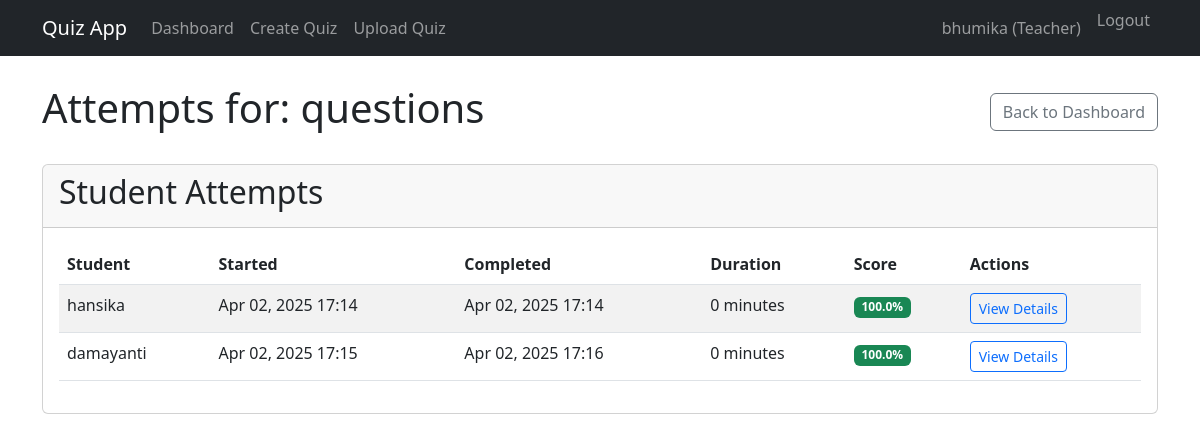
/quiz/2/attempts/ (signed in), run on the app's committed database.
### quiz_app/models.py (models this page shows, shortened)
class User(AbstractUser):
    USER_TYPE_CHOICES = (
        ('student', 'Student'),
        ('teacher', 'Teacher'),
    )
    user_type = models.CharField(max_length=10, choices=USER_TYPE_CHOICES)
    email = models.EmailField(unique=True)

class Quiz(models.Model):
    title = models.CharField(max_length=255)
    description = models.TextField(blank=True)
    teacher = models.ForeignKey(User, on_delete=models.CASCADE, related_name='created_quizzes')
    time_limit = models.IntegerField(help_text="Time limit in minutes")
    created_at = models.DateTimeField(auto_now_add=True)
    updated_at = models.DateTimeField(auto_now=True)

class QuizAttempt(models.Model):
    quiz = models.ForeignKey(Quiz, on_delete=models.CASCADE, related_name='attempts')
    student = models.ForeignKey(User, on_delete=models.CASCADE, related_name='quiz_attempts')
    start_time = models.DateTimeField(auto_now_add=True)
    end_time = models.DateTimeField(null=True, blank=True)
    score = models.FloatField(null=True, blank=True)
    completed = models.BooleanField(default=False)

### quiz_app/views.py (the view)
# urls.py: path('quiz/<int:quiz_id>/attempts/', views.view_quiz_attempts, name='view_quiz_attempts'),
@login_required
def view_quiz_attempts(request, quiz_id):
    if request.user.user_type != 'teacher':
        return HttpResponseForbidden("Only teachers can view quiz attempts")
    quiz = get_object_or_404(Quiz, id=quiz_id, teacher=request.user)
    attempts = QuizAttempt.objects.filter(quiz=quiz, completed=True).select_related('student')
    context = {
        'quiz': quiz,
        'attempts': attempts,
    }
    return render(request, 'quiz_app/view_quiz_attempts.html', context)

### templates/quiz_app/view_quiz_attempts.html (shortened to what this page needs)
{% extends 'quiz_app/base.html' %}
{% block content %}
<div class="d-flex justify-content-between align-items-center mb-4">
    <h1>Attempts for: {{ quiz.title }}</h1>
    <a href="{% url 'dashboard' %}" class="btn btn-outline-secondary">Back to Dashboard</a>
</div>
<div class="card">
    <div class="card-header">
        <h2>Student Attempts</h2>
    </div>
    <div class="card-body">
        {% if attempts %}
        <div class="table-responsive">
            <table class="table table-striped">
                <thead>
                    <tr>
                        <th>Student</th>
                        <th>Started</th>
                        <th>Completed</th>
                        <th>Duration</th>
                        <th>Score</th>
                        <th>Actions</th>
                    </tr>
                </thead>
                <tbody>
                    {% for attempt in attempts %}
                    <tr>
                        <td>{{ attempt.student.username }}</td>
                        <td>{{ attempt.start_time|date:"M d, Y H:i" }}</td>
                        <td>{{ attempt.end_time|date:"M d, Y H:i" }}</td>
                        <td>
                            {% with duration=attempt.end_time|timeuntil:attempt.start_time %}
                                {{ duration }}
                            {% endwith %}
                        </td>
                        <td>
                            <span class="badge bg-{% if attempt.score >= 70 %}success{% elif attempt.score >= 50 %}warning{% else %}danger{% endif %}">
                                {{ attempt.score|floatformat:1 }}%
                            </span>
                        </td>
                        <td>
                            <a href="{% url 'quiz_results' attempt.id %}" class="btn btn-sm btn-outline-primary">View Details</a>
                        </td>
                    </tr>
                    {% endfor %}
                </tbody>
            </table>
        </div>
        {% else %}
        <p class="text-muted">No students have attempted this quiz yet.</p>
        {% endif %}
    </div>
</div>
{% endblock %}

### templates/quiz_app/base.html (shortened to what this page needs)
<!DOCTYPE html>
<html lang="en">
<head>
    <link href="https://cdn.jsdelivr.net/npm/bootstrap@5.3.0-alpha1/dist/css/bootstrap.min.css" rel="stylesheet">
</head>
<body>
    <nav class="navbar navbar-expand-lg navbar-dark bg-dark fixed-top">
        <div class="container">
            <a class="navbar-brand" href="{% url 'home' %}">Quiz App</a>
            <div class="collapse navbar-collapse" id="navbarNav">
                <ul class="navbar-nav me-auto">
                    {% if user.is_authenticated %}
                    <li class="nav-item">
                        <a class="nav-link" href="{% url 'dashboard' %}">Dashboard</a>
                    </li>
                    {% if user.user_type == 'teacher' %}
                    <li class="nav-item">
                        <a class="nav-link" href="{% url 'create_quiz' %}">Create Quiz</a>
                    </li>
                    <li class="nav-item">
                        <a class="nav-link" href="{% url 'upload_quiz' %}">Upload Quiz</a>
                    </li>
                    {% endif %}
                    {% endif %}
                </ul>
                <ul class="navbar-nav">
                    {% if user.is_authenticated %}
                    <li class="nav-item">
                        <span class="nav-link">{{ user.username }} ({{ user.user_type|title }})</span>
                    </li>
                    <li class="nav-item">
                        <form method="post" action="{% url 'logout' %}" class="logout-button-form">
                            <button type="submit" class="nav-link btn btn-link">
                                Logout
                            </button>
                        </form>
                    </li>
                    {% else %}
                    <li class="nav-item">
                        <a class="nav-link" href="{% url 'login' %}">Login</a>
                    </li>
                    {% endif %}
                </ul>
            </div>
        </div>
    </nav>
    <div class="container mt-4">
        {% block content %}{% endblock %}
    </div>
</body>
</html>

### templates/quiz_app/base.html (style rules this page uses)
body { padding-top: 60px; padding-bottom: 40px; }
.logout-button-form .btn-link { padding: 0; border: none; background: none; color: rgba(255, 255, 255, 0.55); cursor: pointer; text-decoration: none; vertical-align: baseline; }
.logout-button-form { display: inline; }

### data on the page
User: username "bhumika", user_type "Teacher"
Quiz: title "questions"
QuizAttempt: student.username "hansika", start_time "Apr 02, 2025 17:14", end_time "Apr 02, 2025 17:14", attempt "0 minutes", score "100.0"
QuizAttempt: student.username "damayanti", start_time "Apr 02, 2025 17:15", end_time "Apr 02, 2025 17:16", attempt "0 minutes", score "100.0"
